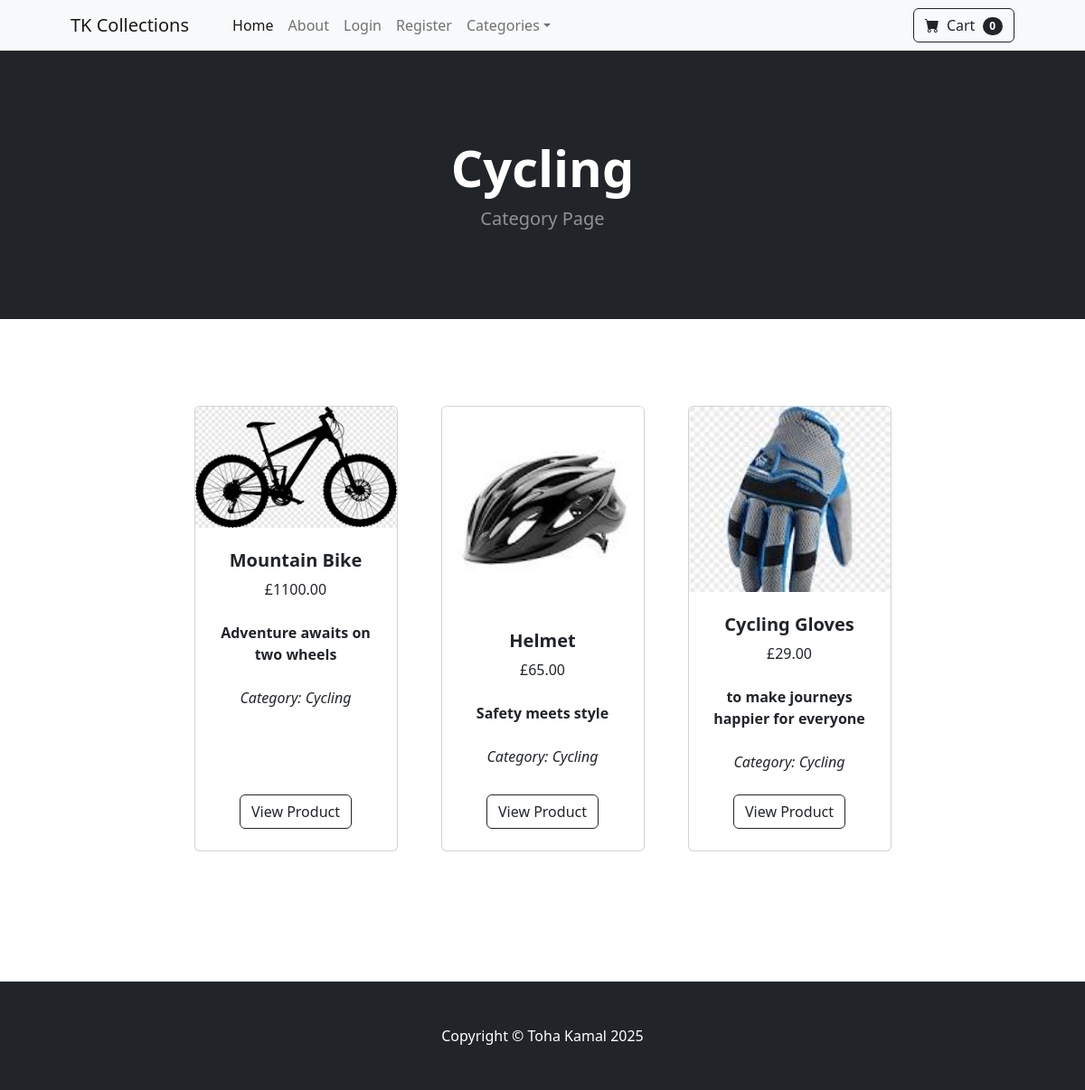
Screenshot of /category/Cycling with the database file from the repository.
### store/models.py (models this page shows, shortened)
class Category(models.Model):
    name = models.CharField(max_length=100)
    def __str__(self):
        return self.name
    class Meta:
        verbose_name_plural = "Categories"

class Product(models.Model):
    name = models.CharField(max_length=100)
    price = models.DecimalField(default=0, decimal_places=2, max_digits=10)
    category = models.ForeignKey(Category, on_delete=models.CASCADE, default=1)
    description = models.CharField(max_length=250, default="", blank=True, null=True)
    image = models.ImageField(upload_to='uploads/product/')
    is_sale = models.BooleanField(default=False)
    sale_price = models.DecimalField(default=0, decimal_places=2, max_digits=10)

### store/views.py (the view)
# urls.py: path('category/<str:foo>', views.category, name='category'),
def category(request,foo):
    foo=foo.replace('-','')
    try:
        category=Category.objects.get(name=foo)
        products=Product.objects.filter(category=category)
        return render(request,'category.html',{'products':products,'category':category})
    except:
        messages.success(request, 'That category does not exist')
        return redirect('home')

### store/templates/category.html (shortened to what this page needs)
{% extends 'base.html' %}
{% block content %}
<header class="bg-dark py-5">
  <div class="container px-4 px-lg-5 my-5">
    <div class="text-center text-white">
      <h1 class="display-4 fw-bolder">{{ category }}</h1>
      <p class="lead fw-normal text-white-50 mb-0"> Category Page </p>
    </div>
  </div>
</header>
<section class="py-5">
  <div class="container px-4 px-lg-5 mt-5">
    <div class="row gx-4 gx-lg-5 row-cols-2 row-cols-md-3 row-cols-xl-4 justify-content-center">
      {% if products %}
        {% for product in products %}
          <div class="col mb-5">
            <div class="card h-100">
              <img class="card-img-top" src="{{ product.image.url }}" alt="{{ product.name }}" />
              <div class="card-body p-4">
                <div class="text-center">
                  <h5 class="fw-bolder">{{ product.name }}</h5>
                  {% if product.is_sale %}
                    <strike>£{{ product.price }}</strike>
                    &nbsp; <span class="text-danger fw-bold">£{{ product.sale_price }}</span>
                  {% else %}
                    £{{ product.price }}
                  {% endif %}
                  <br /><br />
                  <b>{{ product.description }}</b>
                  <br /><br />
                  <i>Category: {{ product.category }}</i>
                </div>
              </div>
              <div class="card-footer p-4 pt-0 border-top-0 bg-transparent">
                <div class="text-center">
                  <a class="btn btn-outline-dark mt-auto" href="{% url 'product' product.id%}">View Product</a>
                </div>
              </div>
            </div>
          </div>
        {% endfor %}
      {% else %}
        <p class="text-center text-muted">No products available right now.</p>
      {% endif %}
    </div>
  </div>
</section>
{% endblock %}

### rows the page displays
Category: name "Cycling"
Product: image (picture), name "Mountain Bike", price "1100.00", description "Adventure awaits on two wheels", category "Cycling"
Product: image (picture), name "Helmet", price "65.00", description "Safety meets style", category "Cycling"
Product: image (picture), name "Cycling Gloves", price "29.00", description "to make journeys happier for everyone", category "Cycling"
